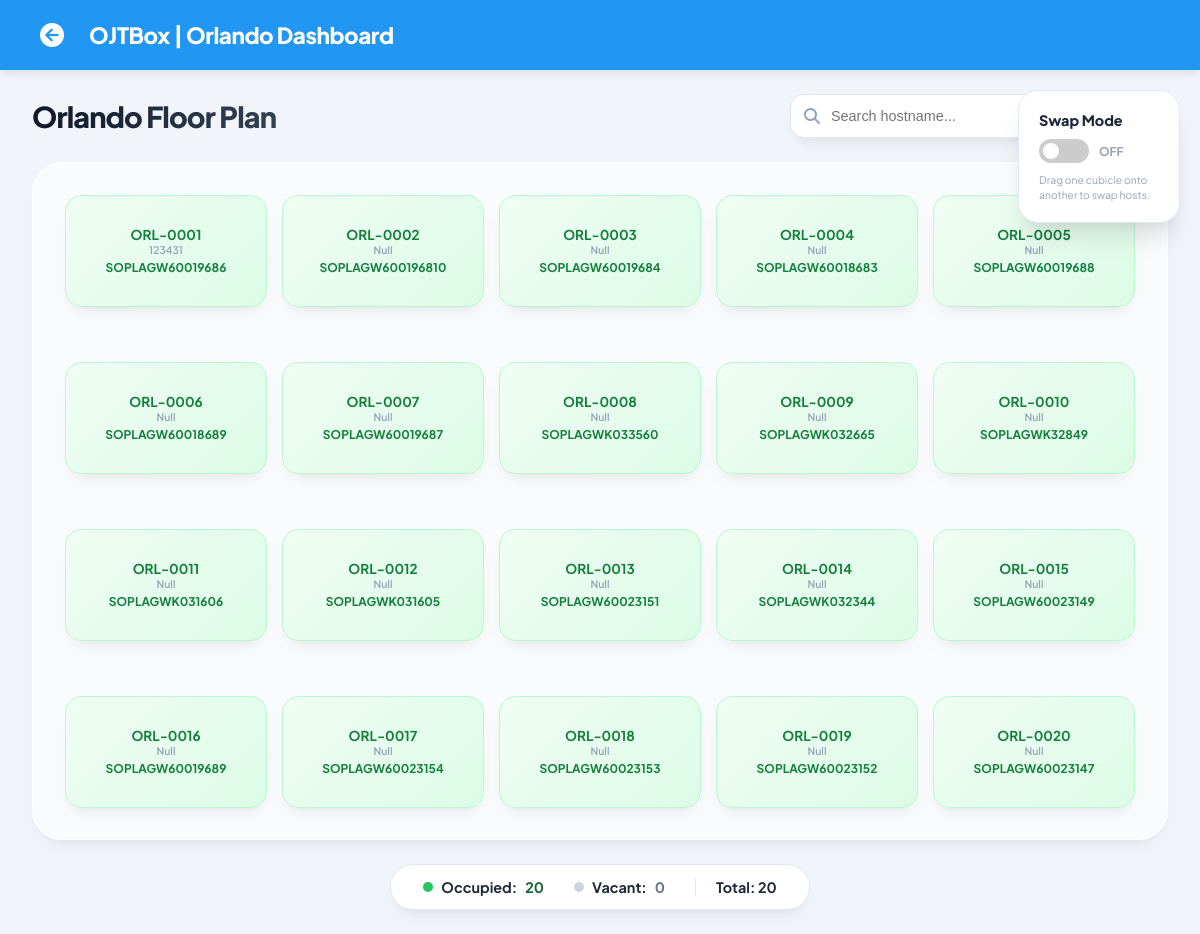
The page /orlando.php (signed in) on the database its author committed.
### tables this page shows
CREATE TABLE `production_floor_map` (
  `id` int(11) NOT NULL,
  `cubicle_no` varchar(20) NOT NULL,
  `hostname` varchar(100) DEFAULT NULL,
  `department` varchar(100) DEFAULT 'San Antonio',
  `status` enum('Occupied','Vacant','Repair') DEFAULT 'Vacant',
  `grid_row` int(11) DEFAULT NULL,
  `grid_col` int(11) DEFAULT NULL,
  `switch_port` varchar(100) DEFAULT 'Not Set',
  `campaign` varchar(100) DEFAULT 'Not Set'
);

### orlando.php (the view, shortened to what this page needs)
<?php
require_once 'db.php';
$department_name = "Orlando";
$total_seats = 20;
$stations = [];
$occupied_count = 0;
$vacant_count = 0;
$stmt = $conn->prepare("SELECT * FROM production_floor_map WHERE department = ? ORDER BY id ASC LIMIT ?");
$stmt->bind_param("si", $department_name, $total_seats);
$stmt->execute();
$result = $stmt->get_result();
while($row = $result->fetch_assoc()) {
    $stations[] = $row;
    if($row['status'] === 'Occupied') $occupied_count++;
    else $vacant_count++;
}
$vacant_count += ($total_seats - count($stations));
?>
<!DOCTYPE html>
<html lang="en">
<head>
    <link rel="stylesheet" href="https://cdnjs.cloudflare.com/ajax/libs/font-awesome/6.4.0/css/all.min.css">
</head>
<body id="body">
<nav class="navbar">
    <a href="prod_map.php" class="nav-back-btn" title="Back to Overview">
        <i class="fa-solid fa-circle-arrow-left"></i>
    </a>
    <div style="color: white; font-weight: 900; font-size: 1.4rem; letter-spacing: -0.02em;">OJTBox | Orlando Dashboard</div>
</nav>
<div class="edit-sidebar">
    <div style="font-weight: 800; font-size: 0.9rem; color: var(--text-dark);">Swap Mode</div>
    <div style="display: flex; align-items: center; gap: 10px;">
        <label class="switch">
            <span class="slider"></span>
        </label>
        <span id="statusLabel" style="font-size: 0.75rem; font-weight: 700; color: var(--text-muted);">OFF</span>
    </div>
    <div style="font-size: 0.65rem; color: var(--text-muted); max-width: 120px; line-height: 1.4;">
        Drag one cubicle onto another to swap hosts.
    </div>
</div>
<div class="container">
    <div class="header-row">
        <div><h1>Orlando Floor Plan</h1></div>
        <div class="search-wrapper" style="position: relative;">
            <i class="fa-solid fa-magnifying-glass" style="position: absolute; left: 14px; top: 50%; transform: translateY(-50%); color: var(--text-muted); z-index: 5;"></i>
            <input type="text" id="searchInput" placeholder="Search hostname..." onkeyup="searchMap()">
        </div>
    </div>
    <div class="map-grid-container">
        <div class="map-grid" id="mapGrid">
            <?php
            for($i = 0; $i < $total_seats; $i++):
                $row = $stations[$i] ?? null;
                $id = $row['id'] ?? ($i + 1);
                $cubicle_num = $i + 1;
                $cubicle_name = "ORL-" . str_pad($cubicle_num, 4, '0', STR_PAD_LEFT);
                $status = $row['status'] ?? 'Vacant';
                $hostname = $row['hostname'] ?? '';
                $switch_port = $row['switch_port'] ?? 'Not Set';
                $tooltip = "Cubicle: $cubicle_name\nStatus: $status\nHostname: " . ($hostname ?: 'None') . "\nPort: $switch_port";
            ?>
                <div class="seat-box <?php echo $status; ?>"
                     id="seat-<?php echo $id; ?>"
                     data-id="<?php echo $id; ?>"
                     data-hostname="<?php echo strtolower($hostname); ?>"
                     title="<?php echo $tooltip; ?>"
                     onclick="handleSeatClick(event, '<?php echo $id; ?>', '<?php echo $cubicle_name; ?>', '<?php echo $hostname; ?>', '<?php echo $switch_port; ?>', '<?php echo $status; ?>')">
                    <strong style="font-size: 0.85rem; display:block;"><?php echo $cubicle_name; ?></strong>
                    <div style="font-size: 0.65rem; color: var(--text-muted); font-weight: 600;"><?php echo $switch_port; ?></div>
                    <div style="font-size: 0.75rem; font-weight: 700; margin-top:4px;"><?php echo $hostname ?: 'Available'; ?></div>
                </div>
                <?php
                if ($cubicle_num % 5 == 0 && $cubicle_num < $total_seats) {
                    echo '<div class="walkway"></div>';
                }
                ?>
            <?php endfor; ?>
        </div>
    </div>
    <div class="status-legend">
        <div class="legend-item">
            <div class="dot" style="background: #22c55e;"></div>
            Occupied: <span style="color: #166534;"><?php echo $occupied_count; ?></span>
        </div>
        <div class="legend-item">
            <div class="dot" style="background: #cbd5e1;"></div>
            Vacant: <span style="color: #64748b;"><?php echo $vacant_count; ?></span>
        </div>
        <div class="legend-item" style="border-left: 1px solid var(--border); padding-left: 20px;">
            Total: 20
        </div>
    </div>
</div>
</body>
</html>

### orlando.php (style rules this page uses)
:root { --primary: #2196f3; --primary-light: #f0f7ff; --bg: #f1f5f9; --card-bg: #ffffff; --text-dark: #1e293b; --text-muted: #94a3b8; --border: #e2e8f0; --occupied-bg: linear-gradient(135deg, #f0fdf4 0%, #dcfce7 100%); --occupied-text: #15803d; --occupied-border: #bbf7d0; --shadow-soft: 0 10px 25px -5px rgba(0, 0, 0, 0.05), 0 8px 10px -6px rgba(0, 0, 0, 0.05); --shadow-hover: 0 20px 25px -5px rgba(0, 0, 0, 0.1), 0 10px 10px -5px rgba(0, 0, 0, 0.04); }
html, body { height: 100vh; margin: 0; padding: 0; font-family: 'Plus Jakarta Sans', sans-serif; background: var(--bg); color: var(--text-dark); overflow: hidden; }
.navbar { background: #2196f3; padding: 0 2.5rem; display: flex; align-items: center; height: 70px; box-sizing: border-box; gap: 25px; box-shadow: 0 2px 10px rgba(0,0,0,0.1); position: relative; z-index: 10; }
.nav-back-btn { color: white; text-decoration: none; font-size: 1.5rem; display: flex; align-items: center; transition: transform 0.2s; }
.container { height: calc(100vh - 70px); padding: 1.5rem 2rem; display: flex; flex-direction: column; box-sizing: border-box; max-width: 1200px; margin: 0 auto; }
.header-row { flex-shrink: 0; display: flex; justify-content: space-between; align-items: center; margin-bottom: 1.5rem; }
.header-row h1 { font-weight: 800; font-size: 1.8rem; letter-spacing: -0.03em; margin: 0; background: linear-gradient(to right, #0f172a, #334155); -webkit-background-clip: text; -webkit-text-fill-color: transparent; }
#searchInput { width: 320px; padding: 0.8rem 1rem 0.8rem 2.5rem; border-radius: 14px; border: 1px solid var(--border); background: white; font-size: 0.9rem; transition: all 0.3s cubic-bezier(0.4, 0, 0.2, 1); outline: none; box-shadow: var(--shadow-soft); }
.map-grid-container { background: rgba(255, 255, 255, 0.6); backdrop-filter: blur(10px); padding: 2rem; border-radius: 30px; border: 1px solid rgba(255,255,255,0.8); flex-grow: 1; overflow-y: auto; box-shadow: var(--shadow-soft); scrollbar-width: thin; scrollbar-color: var(--primary) transparent; }
.map-grid { display: grid; grid-template-columns: repeat(5, 1fr); gap: 15px; width: 100%; }
.walkway { grid-column: span 5; height: 25px; background: transparent; pointer-events: none; }
.seat-box { min-height: 110px; border-radius: 16px; text-align: center; border: 1px solid transparent; background: var(--card-bg); transition: all 0.4s cubic-bezier(0.175, 0.885, 0.32, 1.275); cursor: pointer; display: flex; flex-direction: column; align-items: center; justify-content: center; position: relative; box-shadow: var(--shadow-soft); }
.Occupied { background: var(--occupied-bg); color: var(--occupied-text); border: 1px solid var(--occupied-border); }
.edit-sidebar { position: fixed; right: 20px; top: 90px; background: white; padding: 20px; border-radius: 20px; box-shadow: var(--shadow-hover); border: 1px solid var(--border); z-index: 100; display: flex; flex-direction: column; gap: 10px; }
.switch { position: relative; display: inline-block; width: 50px; height: 24px; }
.slider { position: absolute; cursor: pointer; top: 0; left: 0; right: 0; bottom: 0; background-color: #ccc; transition: .4s; border-radius: 34px; }
.slider:before { position: absolute; content: ""; height: 16px; width: 16px; left: 4px; bottom: 4px; background-color: white; transition: .4s; border-radius: 50%; }
.status-legend { flex-shrink: 0; display: flex; justify-content: center; gap: 30px; margin-top: 1.5rem; background: white; padding: 0.8rem 2rem; border-radius: 50px; width: fit-content; margin-left: auto; margin-right: auto; box-shadow: var(--shadow-soft); border: 1px solid var(--border); }
.legend-item { display: flex; align-items: center; gap: 8px; font-weight: 700; font-size: 0.9rem; }
.dot { width: 10px; height: 10px; border-radius: 50%; }

### rows shown on the page
production_floor_map: cubicle_name "ORL-0001", switch_port "123431", hostname "SOPLAGW60019686"
production_floor_map: cubicle_name "ORL-0002", switch_port "Null", hostname "SOPLAGW600196810"
production_floor_map: cubicle_name "ORL-0003", switch_port "Null", hostname "SOPLAGW60019684"
production_floor_map: cubicle_name "ORL-0004", switch_port "Null", hostname "SOPLAGW60018683"
production_floor_map: cubicle_name "ORL-0005", switch_port "Null", hostname "SOPLAGW60019688"
production_floor_map: cubicle_name "ORL-0006", switch_port "Null", hostname "SOPLAGW60018689"
production_floor_map: cubicle_name "ORL-0007", switch_port "Null", hostname "SOPLAGW60019687"
production_floor_map: cubicle_name "ORL-0008", switch_port "Null", hostname "SOPLAGWK033560"
production_floor_map: cubicle_name "ORL-0009", switch_port "Null", hostname "SOPLAGWK032665"
production_floor_map: cubicle_name "ORL-0010", switch_port "Null", hostname "SOPLAGWK32849"
production_floor_map: cubicle_name "ORL-0011", switch_port "Null", hostname "SOPLAGWK031606"
production_floor_map: cubicle_name "ORL-0012", switch_port "Null", hostname "SOPLAGWK031605"
production_floor_map: cubicle_name "ORL-0013", switch_port "Null", hostname "SOPLAGW60023151"
production_floor_map: cubicle_name "ORL-0014", switch_port "Null", hostname "SOPLAGWK032344"
production_floor_map: cubicle_name "ORL-0015", switch_port "Null", hostname "SOPLAGW60023149"
production_floor_map: cubicle_name "ORL-0016", switch_port "Null", hostname "SOPLAGW60019689"
production_floor_map: cubicle_name "ORL-0017", switch_port "Null", hostname "SOPLAGW60023154"
production_floor_map: cubicle_name "ORL-0018", switch_port "Null", hostname "SOPLAGW60023153"
production_floor_map: cubicle_name "ORL-0019", switch_port "Null", hostname "SOPLAGW60023152"
production_floor_map: cubicle_name "ORL-0020", switch_port "Null", hostname "SOPLAGW60023147"

### other values the page prints
$occupied_count "20"
$vacant_count "0"
